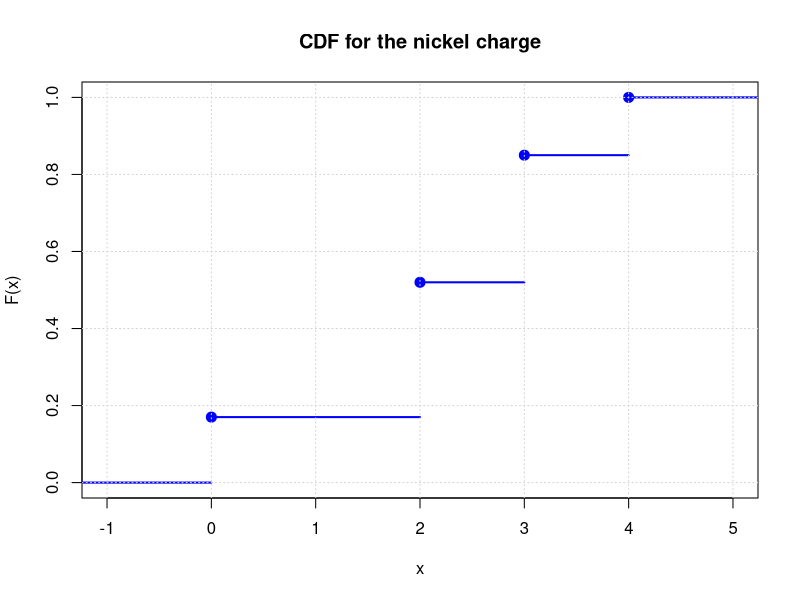

Here is the R script that generated this plot:
## ---- chunk 1
knitr::opts_chunk$set(echo = TRUE)
## ---- chunk 2
print(0.42 + 0.38 - 0.42 * 0.38)
## ---- chunk 3
nickelCharge <- c(0, 2, 3, 4)
proportionsFound <- c(0, 0.17, 0.35, 0.33, 0.15)

## Plotling CDF
plot(stepfun(nickelCharge, cumsum(proportionsFound)), vertical = F, pch = 20, cex = 2, lwd = 2, col = "blue", ylab = "F(x)",
     main = "CDF for the nickel charge")
grid()
## ---- chunk 4
mean(nickelCharge)
sd(nickelCharge)^2
## ---- chunk 5
p <- 0.13
ans1 <- dbinom(3, 20, p)
print(ans1)
## ---- chunk 6
print(1 - dbinom(2, 20, p))
## ---- chunk 7
res <- 20 * p
print(res)
print(sqrt(20 * 0.13 * 0.87))
## ---- chunk 8
qnorm(0.75,5000, 1000)

## ---- chunk 9
qnorm(0.99, 310, 45)
qnorm(0.99, 11, 0.3)

## ---- chunk 10
qnorm(0.99, 310, 45)

